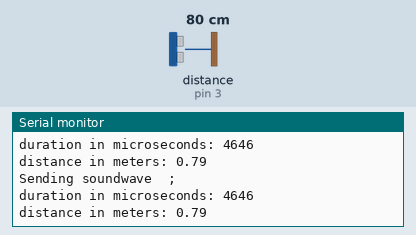
A sketch run on a simulated Arduino Uno, built with avr-gcc and run on an emulated ATmega328P. Shown: the last lines printed to the serial monitor. Wiring (inferred from the names in the program): ultrasonic range finder: trigger pin 2; echo pin 3. The inputs (shaded band) are chosen by the test bench; at power-on: distance to the obstacle (sensor on pin 3) 80 cm. The echo pulse lasts 58.3 µs per cm.

Above: at 1.3 s.
1.4 s: distance to the obstacle (sensor on pin 3) set to 2 cm
At 1.92 s:
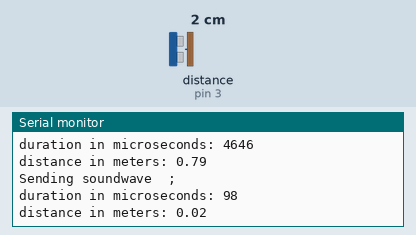
2.9 s: distance to the obstacle (sensor on pin 3) set to 4 cm
At 2.95 s:
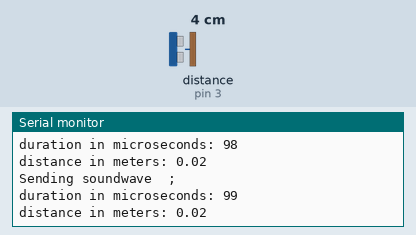
Timing chart, 0 to 5.9 s (numbered marks = the images above; inputs shaded):
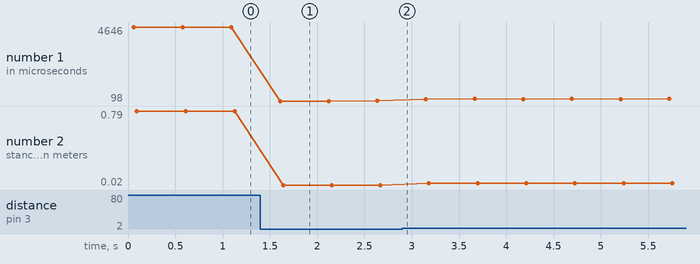

The sketch:

ultrasonic.ino
```cpp
// (licence header left out)
#define PIN_TRIG 2   //
#define PIN_ECHO 3

long snr_duration;
float distance;

void setup() {
    Serial.begin(9600); //pin0 pin1 are for serial
    Serial.print("initialize the Line Dectector program");

    pinMode(PIN_TRIG, OUTPUT);
    digitalWrite(PIN_TRIG, LOW);
    pinMode(PIN_ECHO, INPUT);
}

void loop() {
    Serial.println("Sending soundwave  ;");
    digitalWrite(PIN_TRIG, HIGH);
    delayMicroseconds(10);
    digitalWrite(PIN_TRIG, LOW);//叫聲納發出音波10毫秒

    snr_duration = pulseIn(PIN_ECHO,HIGH);          //測量(t2-t1)，pulsein偵測上升下降的時間
    Serial.print("duration in microseconds: ");     //return datatype ? 任何function 在lib 傳回 long int
    Serial.println(snr_duration);

    distance = (float)snr_duration * 340 / 2 / 1000000; //只在這行使snr變成float，這樣才能除
    Serial.print("distance in meters: ");
    Serial.println(distance);

    delay(500);                 // wait for 0.1 sec
}
```

Measured:
- after the input at 1.4 s, the serial monitor: prints a new line after 0.21 s (image 1)
- plotted number 1: 4646 → 99 after the input at 1.4 s, 99 → 215 after the input at 2.9 s
- plotted number 2: 0.79 → 0.02 after the input at 1.4 s, 0.02 → 0.04 after the input at 2.9 s
